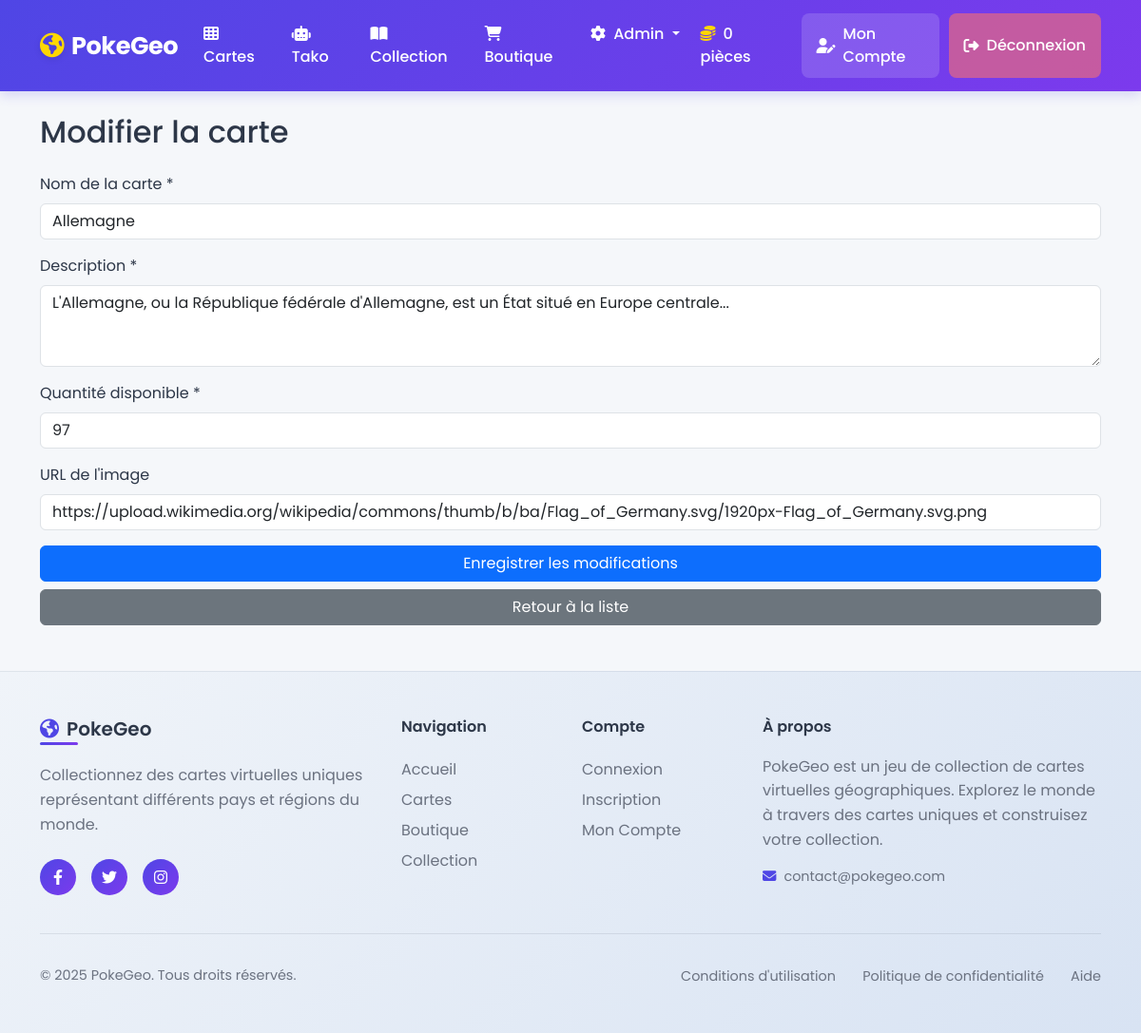
The app's page /project/Jeux_carte/admin/edit_card.php?id=2 (signed in) with its own data.
### tables this page shows
CREATE TABLE `cards` (
  `id` int(11) NOT NULL,
  `name` varchar(100) NOT NULL,
  `description` text DEFAULT NULL,
  `image_url` varchar(255) DEFAULT NULL,
  `available_quantity` int(11) DEFAULT 0,
  `price` int(11) DEFAULT 100,
  `available_for_purchase` tinyint(1) DEFAULT 1,
  `created_at` timestamp NOT NULL DEFAULT current_timestamp()
);

### project/Jeux_carte/admin/edit_card.php (the view, shortened to what this page needs)
<?php
require_once $_SERVER['DOCUMENT_ROOT'] .'/portfolio/project/Jeux_carte/includes/header.php';
$card_id = $_GET['id'] ?? null;
$stmt = $pdo->prepare('SELECT * FROM cards WHERE id = ?');
$stmt->execute([$card_id]);
$card = $stmt->fetch();
?>
<h2 class="mb-4">Modifier la carte</h2>
<div class="form-container">
    <form method="POST" action="">
        <div class="mb-3">
            <label for="name" class="form-label">Nom de la carte *</label>
            <input type="text" class="form-control" id="name" name="name"
                   value="<?php echo htmlspecialchars($card['name']); ?>" required>
        </div>
        <div class="mb-3">
            <label for="description" class="form-label">Description *</label>
            <textarea class="form-control" id="description" name="description"
                      rows="3" required><?php echo htmlspecialchars($card['description']); ?></textarea>
        </div>
        <div class="mb-3">
            <label for="available_quantity" class="form-label">Quantité disponible *</label>
            <input type="number" class="form-control" id="available_quantity" name="available_quantity"
                   min="0" value="<?php echo $card['available_quantity']; ?>" required>
        </div>
        <div class="mb-3">
            <label for="image_url" class="form-label">URL de l'image</label>
            <input type="url" class="form-control" id="image_url" name="image_url"
                   value="<?php echo htmlspecialchars($card['image_url']); ?>"
                   placeholder="https://exemple.com/image.jpg">
        </div>
        <div class="d-grid gap-2">
            <button type="submit" class="btn btn-primary">Enregistrer les modifications</button>
            <a href="cards.php" class="btn btn-secondary">Retour à la liste</a>
        </div>
    </form>
</div>
<?php
require_once $_SERVER['DOCUMENT_ROOT'] . '/portfolio/project/Jeux_carte/includes/footer.php';
?>

### project/Jeux_carte/includes/header.php (style rules this page uses)
body { font-family: 'Poppins', sans-serif; background-color: #f5f7fa; color: #2d3748; }

### records on screen
cards: name "Allemagne", description "L'Allemagne, ou la République fédérale d'Allemagne, est un État situé en Europe centrale...", available_quantity "97", image_url "https://upload.wikimedia.org/wikipedia/commons/thumb/b/ba/Flag_of_Germany.svg/1920px-Flag_of_Germany.svg.png"

### other values on screen
$_SESSION['coins'] "0"
